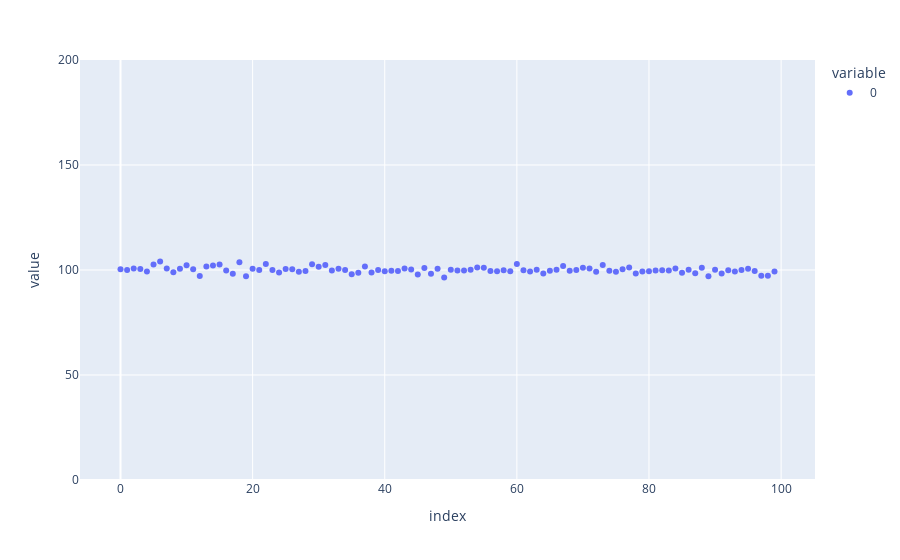

The notebook cell saved with this chart:
### Code cell
batch_size = 20_000
estimated_average_count = 0.005
sensitivity = 5
true_query_result = 100

expected_result = estimated_average_count * batch_size

print(f"Expected result (prior): {expected_result}, true query result: {true_query_result}")


epsilon = get_epsilon_for_high_probability_relative_error_wrt_prior(
    sensitivity=sensitivity,
    expected_result=expected_result,
    relative_error=0.05,
    failure_probability=0.01
)

n_repetitions = 100
repeated_noisy_results = true_query_result*np.ones(n_repetitions) + np.random.laplace(scale=sensitivity / epsilon, size=n_repetitions)
px.scatter(repeated_noisy_results, range_y=[0,200])

### Figure 1 — Plotly figure (JSON) as saved in the notebook; plotly's stock layout.template omitted (floating-point values rounded to 4 significant figures)
{"data": [{"hovertemplate": "variable=0<br>index=%{x}<br>value=%{y}<extra></extra>", "legendgroup": "0", "marker": {"color": "#636efa", "symbol": "circle"}, "mode": "markers", "name": "0", "orientation": "v", "showlegend": true, "type": "scatter", "x": [0, 1, 2, 3, 4, 5, 6, 7, 8, 9, 10, 11, 12, 13, 14, 15, 16, 17, 18, 19, 20, 21, 22, 23, 24, 25, 26, 27, 28, 29, 30, 31, 32, 33, 34, 35, 36, 37, 38, 39, 40, 41, 42, 43, 44, 45, 46, 47, 48, 49, 50, 51, 52, 53, 54, 55, 56, 57, 58, 59, 60, 61, 62, 63, 64, 65, 66, 67, 68, 69, 70, 71, 72, 73, 74, 75, 76, 77, 78, 79, 80, 81, 82, 83, 84, 85, 86, 87, 88, 89, 90, 91, 92, 93, 94, 95, 96, 97, 98, 99], "xaxis": "x", "y": [100.3, 100.0, 100.7, 100.4, 99.33, 102.7, 104.0, 100.7, 98.92, 100.6, 102.3, 100.4, 97.17, 101.7, 102.2, 102.7, 99.76, 98.19, 103.7, 96.98, 100.6, 100.0, 102.9, 99.99, 98.79, 100.5, 100.3, 99.22, 99.53, 102.7, 101.6, 102.4, 99.74, 100.6, 99.98, 97.94, 98.65, 101.6, 98.76, 100.0, 99.38, 99.62, 99.54, 100.7, 100.3, 97.85, 100.9, 98.16, 100.6, 96.44, 100.1, 99.75, 99.79, 100.1, 101.2, 101.1, 99.54, 99.36, 99.9, 99.44, 102.9, 99.89, 99.24, 100.1, 98.28, 99.69, 100.2, 101.9, 99.69, 100.0, 101.1, 100.7, 99.14, 102.4, 99.64, 99.22, 100.3, 101.2, 98.39, 99.34, 99.41, 99.7, 99.91, 99.76, 100.7, 98.68, 100.1, 98.41, 101.0, 96.99, 100.2, 98.28, 99.84, 99.32, 99.96, 100.6, 99.51, 97.3, 97.28, 99.33], "yaxis": "y"}], "layout": {"legend": {"title": {"text": "variable"}, "tracegroupgap": 0}, "margin": {"t": 60}, "xaxis": {"anchor": "y", "domain": [0, 1], "title": {"text": "index"}}, "yaxis": {"anchor": "x", "domain": [0, 1], "range": [0, 200], "title": {"text": "value"}}}}
